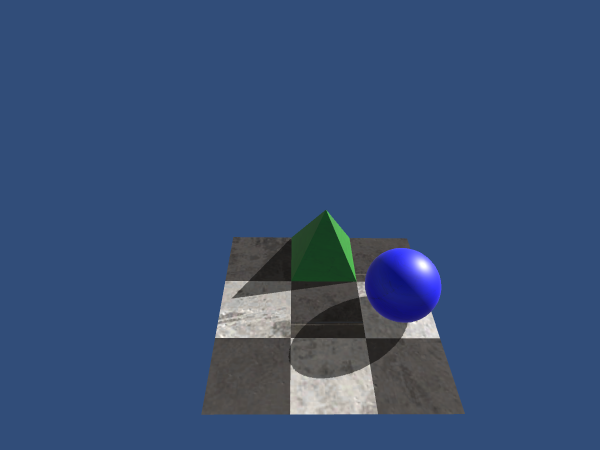
#> input picture Python/instruction_prompts/tutorial/single/obs_2_start.png, 1200 x 900 px, given as the content of the folder 025_202021/experiment_UserInteractiveAgent_ShapePuzzle_1/obs, which was not available (shown at 1/2 size)
$ python generate_episode_GIF.py
#> lines starting #> are read from the running program, lines starting #| are printed output that depends on the picture; pictures that were not available may be replaced by others from this repository, and a replacement may not be noted
import os
from PIL import Image, ImageDraw, ImageFont,ImageSequence
import re

def load_images_and_actions(obs_dir):
    """
    Loads images and extracts the actions from their filenames, excluding 'init'.
    Sorts the filenames based on the numerical order of the frame numbers.

    Args:
        obs_dir (str): Directory containing the observation images.

    Returns:
        tuple: A tuple containing two lists:
            - images (list): List of PIL images.
            - actions (list): List of actions extracted from filenames, excluding 'init'.
    """
    images = []
    actions = []

    # Get all image files from the 'obs' directory, excluding files that end with "_compare.png"
    files = [f for f in os.listdir(obs_dir) if f.endswith(".png") and not f.endswith("_compare.png")]

    # Sort files numerically based on the number in the filename
    files.sort(key=lambda f: int(re.search(r'\d+', f).group()))

    # Iterate over the files to load images and extract actions
    for filename in files:
        image_path = os.path.join(obs_dir, filename)
        image = Image.open(image_path)
        images.append(image)

        # Extract the action from the filename (exclude 'init')
        action = filename.split("_")[-1].replace(".png", "")
        if action != "init":
            actions.append(action)

    return images, actions


def add_action_text(image, action_text):
    """
    Adds the action text in large red letters with a light white, semi-transparent box behind it
    on the top-right corner of the image, 50 pixels away from the top and right border, with rounded corners.

    Args:
        image (PIL.Image): The image on which to add the action text.
        action_text (str): The action text to add to the image.

    Returns:
        PIL.Image: The image with the action text added.
    """
    # Ensure the image is in RGBA mode (supports transparency)
    if image.mode != 'RGBA':
        image = image.convert('RGBA')

    # Create a drawing context
    draw = ImageDraw.Draw(image)

    # Try to load a larger font size
    try:
        font = ImageFont.truetype("arial.ttf", 50)  # Increased font size to 80
    except IOError:
        print("Warning: 'arial.ttf' not found. Using default font.")
        font = ImageFont.load_default()

    # Get text bounding box
    text_bbox = draw.textbbox((0, 0), action_text, font=font)
    text_width, text_height = text_bbox[2] - text_bbox[0], text_bbox[3] - text_bbox[1]

    # Add extra padding to make the box slightly larger than the text
    box_extra_padding = 20  # Adjust this value to control how much larger the box should be

    # Set padding, border offset, and corner radius for rounded edges
    padding = 10
    border_offset = 50
    corner_radius = 20  # Radius for the rounded corners

    # Calculate box and text position (50 pixels from the top and right with additional padding)
    text_x = image.width - text_width - padding - border_offset
    text_y = border_offset
    box_x0 = text_x - padding - box_extra_padding
    box_y0 = text_y - padding - box_extra_padding
    box_x1 = image.width - padding - border_offset + box_extra_padding
    box_y1 = text_y + text_height + padding + box_extra_padding

    # Create a semi-transparent overlay
    overlay = Image.new('RGBA', image.size, (255, 255, 255, 0))  # Transparent overlay
    overlay_draw = ImageDraw.Draw(overlay)

    # Draw a semi-transparent white box with rounded corners (50% transparency)
    overlay_draw.rounded_rectangle([box_x0, box_y0, box_x1, box_y1], radius=corner_radius, fill=(255, 255, 255, 128))

    # Composite the overlay onto the image
    image = Image.alpha_composite(image, overlay)

    # Draw the text in red on the original image
    draw = ImageDraw.Draw(image)
    draw.text((text_x, text_y), action_text, font=font, fill="red")

    return image


def generate_gif_from_images_and_actions(images, actions, gif_path, duration=500):
    """
    Generates a GIF from the given list of images and actions, with the specified order of frames.

    Args:
        images (list): List of PIL images.
        actions (list): List of actions corresponding to the images.
        gif_path (str): Path to save the generated GIF.
        duration (int): Duration (in milliseconds) each frame should be displayed.
    """
    frames = []

    # First image (with no text)
    frames.append(images[0].copy())  # Add the first image without text

    # Add the first image again but with its corresponding action text (actions[0])
    if actions:
        annotated_frame_with_first_action = add_action_text(images[0].copy(), actions[0])
        frames.append(annotated_frame_with_first_action)

    # Iterate over the rest of the images and add frames in the desired order
    for i in range(1, len(images)):
        current_image = images[i]

        # Add current image with the previous action (if exists)
        if i - 1 < len(actions):
            annotated_frame_with_previous_action = add_action_text(current_image.copy(), actions[i - 1])
            frames.append(annotated_frame_with_previous_action)

        # Add current image with no text
        frames.append(current_image.copy())

        # Add current image with its own action (if exists)
        if i < len(actions):
            annotated_frame_with_current_action = add_action_text(current_image.copy(), actions[i])
            frames.append(annotated_frame_with_current_action)

    # Save the images as a GIF with the desired frame duration
    try:
        frames[0].save(gif_path, save_all=True, append_images=frames[1:], duration=duration, loop=0)
    except Exception as e:
        print(f"Error saving GIF: {e}")


def combine_gif_with_init(gif_path, init_image_path, output_gif_path, duration=1000, white_bar_width=20):
    """
    Combines the GIF with the 'init' image by placing the init image to the right of each GIF frame,
    separated by a white bar. Saves the combined frames as a new GIF.

    Args:
        gif_path (str): The path to the input GIF file.
        init_image_path (str): The path to the 'init' image.
        output_gif_path (str): The path to save the new combined GIF.
        duration (int): The duration (in milliseconds) for each frame in the GIF.
        white_bar_width (int): The width of the white bar separating the two images.
    """
    # Load the 'init' image
    init_image = Image.open(init_image_path)

    # Load the original GIF
    gif = Image.open(gif_path)

    # List to hold the combined frames
    combined_frames = []

    # Iterate over each frame in the original GIF
    for frame in ImageSequence.Iterator(gif):
        # Ensure the frame has the same mode as the init image
        frame = frame.convert("RGBA")

        # Create a new blank image with enough width to hold both the GIF frame and the init image, plus the white bar
        combined_width = frame.width + init_image.width + white_bar_width
        combined_height = max(frame.height, init_image.height)
        combined_frame = Image.new("RGBA", (combined_width, combined_height), (255, 255, 255, 255))  # White background

        # Paste the GIF frame on the left
        combined_frame.paste(frame, (0, 0))

        # Paste the 'init' image on the right, leaving space for the white bar
        combined_frame.paste(init_image, (frame.width + white_bar_width, 0))

        # Add the combined frame to the list
        combined_frames.append(combined_frame)

    # Save the combined frames as a new GIF
    combined_frames[0].save(
        output_gif_path,
        save_all=True,
        append_images=combined_frames[1:],
        duration=duration,
        loop=0
    )


def generate_episode_gif(experiment_path, duration=500):
#> called with duration = 500
    obs_dir = os.path.join(experiment_path, "obs")

    # Load the images and actions
    images, actions = load_images_and_actions(obs_dir)
#> in load_images_and_actions, image is the input picture: PIL image 1200x900 RGBA; mean R, G, B, A 55.2, 79.2, 117.7, 255
#> images = 1 item; actions = ['start']

    # Generate the GIF
    gif_path = os.path.join(experiment_path, "experiment_results.gif")
    init_image_path = os.path.join(experiment_path, "obs/obs_1_init.png")
    output_gif_path = os.path.join(experiment_path, "experiment_results_compare.gif")

    generate_gif_from_images_and_actions(images, actions,
                                         gif_path=gif_path,
                                         duration=duration)
#> in add_action_text, `text_bbox = draw.textbbox((0, 0), action_text, font=font)`: text_bbox = (0, 12, 116, 48)
#> in add_action_text, `text_width, text_height = text_bbox[2] - text_bbox[0], text_bbox[3] - ..`: text_width = 116; text_height = 36
#> in add_action_text, `text_x = image.width - text_width - padding - border_offset`: text_x = 1024
#> in add_action_text, `box_x0 = text_x - padding - box_extra_padding`: box_x0 = 994
#> in add_action_text, `box_y1 = text_y + text_height + padding + box_extra_padding`: box_y1 = 116
#> after the loop in generate_gif_from_images_and_actions, `for i in range(1, len(images)):`: frames = 2 items

    combine_gif_with_init(gif_path, init_image_path, output_gif_path, duration=duration)
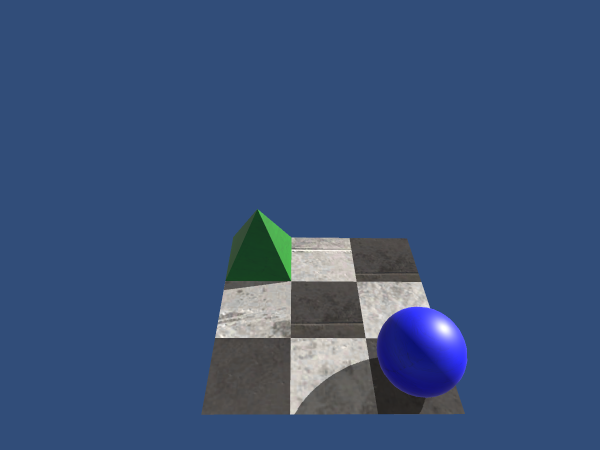
#> input picture Python/instruction_prompts/tutorial/single/obs_1_init.png, 1200 x 900 px, given as the content of the folder 025_202021/experiment_UserInteractiveAgent_ShapePuzzle_1/obs, which was not available (shown at 1/2 size)
#> in combine_gif_with_init, init_image is the input picture: PIL image 1200x900 RGBA; mean R, G, B, A 57.3, 81.3, 120.5, 255
#> the loop in combine_gif_with_init, `for frame in ImageSequence.Iterator(gif):` made 2 passes
#> (combined_width, combined_height) on passes 1 to 2: (2420, 900), (2420, 900)
#> after the loop in combine_gif_with_init, `for frame in ImageSequence.Iterator(gif):`:
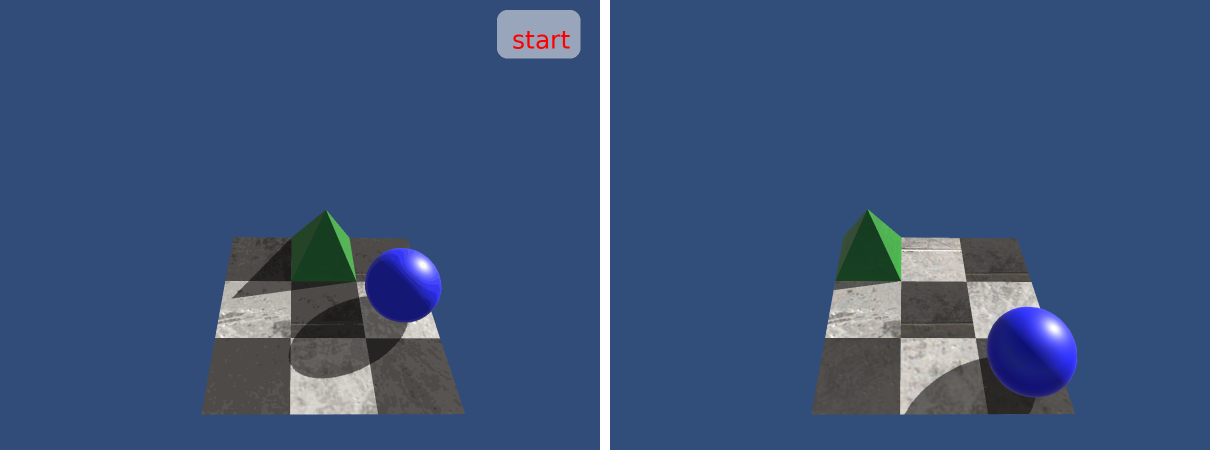
#> combined_frame: PIL image 2420x900 RGBA (shown at 1/2 size); mean R, G, B, A 58.6, 81.8, 120.1, 255
#> in combine_gif_with_init, `combined_frames[0].save( output_gif_path, save_all=True, append_images..`:
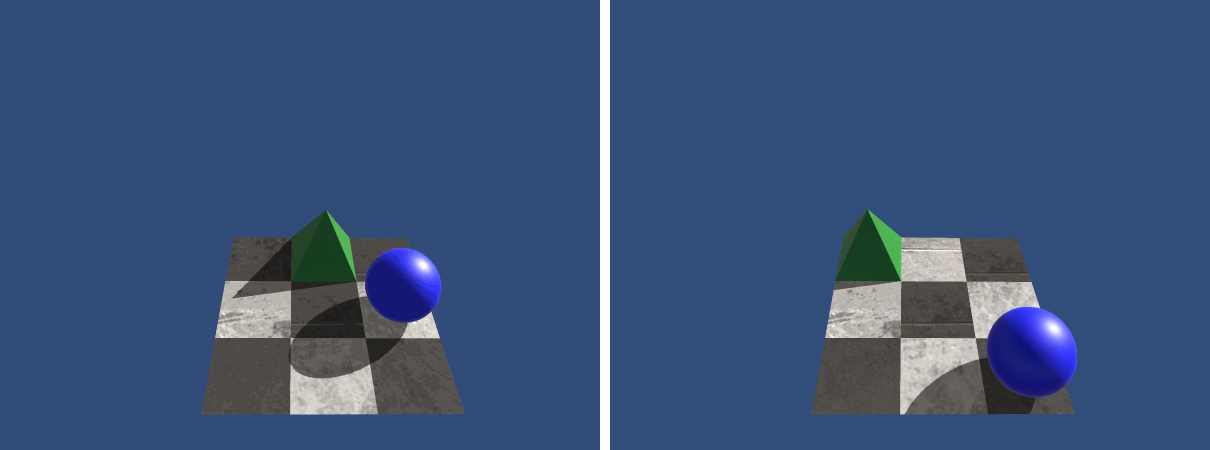
#> saved as experiment_results_compare.gif: PIL image 2420x900 RGBA (shown at 1/2 size); mean R, G, B, A 57.8, 81.3, 119.7, 255

    print(f"GIF saved at {experiment_path}")


if __name__ == "__main__":
    experiment_path = r"C:\Users\Sharky\RIPPLE\data\experiment_ID_20241025_202021\experiment_UserInteractiveAgent_ShapePuzzle_1"

    generate_episode_gif(experiment_path)
